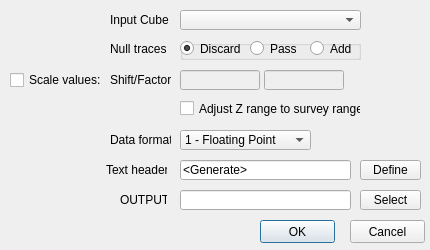
<?xml version="1.0" encoding="UTF-8"?>
<ui version="4.0">
 <class>segy_export_Dialog</class>
 <widget class="QDialog" name="segy_export_Dialog">
  <property name="geometry">
   <rect>
    <x>0</x>
    <y>0</y>
    <width>430</width>
    <height>250</height>
   </rect>
  </property>
  <property name="windowTitle">
   <string>Export SEG-Y</string>
  </property>
  <widget class="QLabel" name="label_2">
   <property name="geometry">
    <rect>
     <x>110</x>
     <y>40</y>
     <width>61</width>
     <height>17</height>
    </rect>
   </property>
   <property name="text">
    <string>Null traces</string>
   </property>
  </widget>
  <widget class="QCheckBox" name="checkBox">
   <property name="geometry">
    <rect>
     <x>10</x>
     <y>70</y>
     <width>91</width>
     <height>20</height>
    </rect>
   </property>
   <property name="text">
    <string>Scale values:</string>
   </property>
  </widget>
  <widget class="QLineEdit" name="lineEdit">
   <property name="enabled">
    <bool>false</bool>
   </property>
   <property name="geometry">
    <rect>
     <x>180</x>
     <y>70</y>
     <width>80</width>
     <height>20</height>
    </rect>
   </property>
  </widget>
  <widget class="QLineEdit" name="lineEdit_2">
   <property name="enabled">
    <bool>false</bool>
   </property>
   <property name="geometry">
    <rect>
     <x>264</x>
     <y>70</y>
     <width>80</width>
     <height>20</height>
    </rect>
   </property>
  </widget>
  <widget class="QLabel" name="label_3">
   <property name="geometry">
    <rect>
     <x>110</x>
     <y>70</y>
     <width>61</width>
     <height>20</height>
    </rect>
   </property>
   <property name="text">
    <string>Shift/Factor</string>
   </property>
  </widget>
  <widget class="QLabel" name="label_4">
   <property name="geometry">
    <rect>
     <x>120</x>
     <y>190</y>
     <width>47</width>
     <height>20</height>
    </rect>
   </property>
   <property name="text">
    <string>OUTPUT</string>
   </property>
  </widget>
  <widget class="QLineEdit" name="output_lineEdit">
   <property name="geometry">
    <rect>
     <x>180</x>
     <y>190</y>
     <width>171</width>
     <height>20</height>
    </rect>
   </property>
   <property name="text">
    <string/>
   </property>
   <property name="placeholderText">
    <string/>
   </property>
  </widget>
  <widget class="QComboBox" name="type_comboBox">
   <property name="geometry">
    <rect>
     <x>180</x>
     <y>130</y>
     <width>131</width>
     <height>20</height>
    </rect>
   </property>
   <item>
    <property name="text">
     <string>1 - Floating Point</string>
    </property>
   </item>
   <item>
    <property name="text">
     <string>2 - Integer (32 bits)</string>
    </property>
   </item>
   <item>
    <property name="text">
     <string>3 - Integer (16 bits)</string>
    </property>
   </item>
   <item>
    <property name="text">
     <string>5 - IEEE Float (32 bits)</string>
    </property>
   </item>
   <item>
    <property name="text">
     <string>8 - Signed char (8 bits)</string>
    </property>
   </item>
  </widget>
  <widget class="QLabel" name="label_5">
   <property name="geometry">
    <rect>
     <x>110</x>
     <y>130</y>
     <width>61</width>
     <height>20</height>
    </rect>
   </property>
   <property name="text">
    <string>Data format</string>
   </property>
  </widget>
  <widget class="QPushButton" name="okButton">
   <property name="geometry">
    <rect>
     <x>260</x>
     <y>220</y>
     <width>75</width>
     <height>23</height>
    </rect>
   </property>
   <property name="text">
    <string>OK</string>
   </property>
  </widget>
  <widget class="QPushButton" name="cancelButton">
   <property name="geometry">
    <rect>
     <x>350</x>
     <y>220</y>
     <width>75</width>
     <height>23</height>
    </rect>
   </property>
   <property name="text">
    <string>Cancel</string>
   </property>
  </widget>
  <widget class="QGroupBox" name="groupBox_2">
   <property name="geometry">
    <rect>
     <x>180</x>
     <y>40</y>
     <width>181</width>
     <height>20</height>
    </rect>
   </property>
   <property name="title">
    <string/>
   </property>
   <widget class="QRadioButton" name="radioButton_3">
    <property name="geometry">
     <rect>
      <x>70</x>
      <y>0</y>
      <width>51</width>
      <height>17</height>
     </rect>
    </property>
    <property name="text">
     <string>Pass</string>
    </property>
   </widget>
   <widget class="QRadioButton" name="radioButton_4">
    <property name="geometry">
     <rect>
      <x>0</x>
      <y>0</y>
      <width>82</width>
      <height>17</height>
     </rect>
    </property>
    <property name="text">
     <string>Discard</string>
    </property>
    <property name="checked">
     <bool>true</bool>
    </property>
   </widget>
   <widget class="QRadioButton" name="radioButton_5">
    <property name="geometry">
     <rect>
      <x>130</x>
      <y>0</y>
      <width>51</width>
      <height>17</height>
     </rect>
    </property>
    <property name="text">
     <string>Add</string>
    </property>
   </widget>
  </widget>
  <widget class="QComboBox" name="input_cube_comboBox">
   <property name="geometry">
    <rect>
     <x>180</x>
     <y>10</y>
     <width>181</width>
     <height>20</height>
    </rect>
   </property>
  </widget>
  <widget class="QLabel" name="label_6">
   <property name="geometry">
    <rect>
     <x>110</x>
     <y>10</y>
     <width>61</width>
     <height>20</height>
    </rect>
   </property>
   <property name="text">
    <string>Input Cube</string>
   </property>
  </widget>
  <widget class="QLineEdit" name="output_lineEdit_2">
   <property name="geometry">
    <rect>
     <x>180</x>
     <y>160</y>
     <width>171</width>
     <height>20</height>
    </rect>
   </property>
   <property name="text">
    <string>&lt;Generate&gt;</string>
   </property>
   <property name="placeholderText">
    <string/>
   </property>
  </widget>
  <widget class="QLabel" name="label_7">
   <property name="geometry">
    <rect>
     <x>106</x>
     <y>160</y>
     <width>61</width>
     <height>20</height>
    </rect>
   </property>
   <property name="text">
    <string>Text header</string>
   </property>
  </widget>
  <widget class="QPushButton" name="pushButton">
   <property name="geometry">
    <rect>
     <x>360</x>
     <y>160</y>
     <width>61</width>
     <height>20</height>
    </rect>
   </property>
   <property name="text">
    <string>Define</string>
   </property>
  </widget>
  <widget class="QCheckBox" name="checkBox_2">
   <property name="geometry">
    <rect>
     <x>180</x>
     <y>100</y>
     <width>181</width>
     <height>17</height>
    </rect>
   </property>
   <property name="text">
    <string>Adjust Z range to survey range</string>
   </property>
  </widget>
  <widget class="QPushButton" name="selectButton">
   <property name="geometry">
    <rect>
     <x>360</x>
     <y>190</y>
     <width>61</width>
     <height>20</height>
    </rect>
   </property>
   <property name="text">
    <string>Select</string>
   </property>
  </widget>
 </widget>
 <resources/>
 <connections>
  <connection>
   <sender>cancelButton</sender>
   <signal>clicked()</signal>
   <receiver>segy_export_Dialog</receiver>
   <slot>close()</slot>
   <hints>
    <hint type="sourcelabel">
     <x>387</x>
     <y>191</y>
    </hint>
    <hint type="destinationlabel">
     <x>250</x>
     <y>110</y>
    </hint>
   </hints>
  </connection>
  <connection>
   <sender>okButton</sender>
   <signal>clicked()</signal>
   <receiver>segy_export_Dialog</receiver>
   <slot>accept()</slot>
   <hints>
    <hint type="sourcelabel">
     <x>297</x>
     <y>191</y>
    </hint>
    <hint type="destinationlabel">
     <x>231</x>
     <y>104</y>
    </hint>
   </hints>
  </connection>
 </connections>
</ui>
